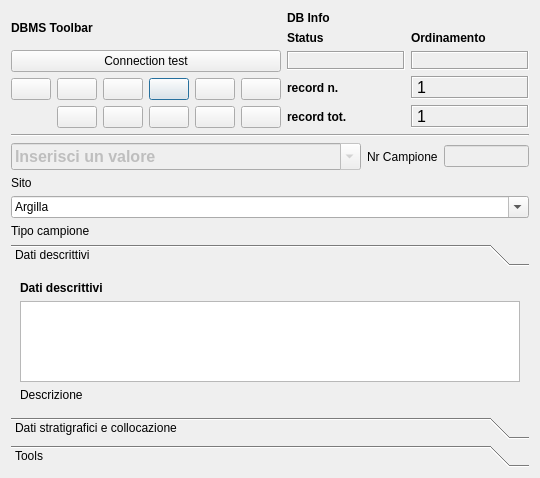
<?xml version="1.0" encoding="UTF-8"?>
<ui version="4.0">
 <class>DialogCampioni</class>
 <widget class="QDialog" name="DialogCampioni">
  <property name="geometry">
   <rect>
    <x>0</x>
    <y>0</y>
    <width>540</width>
    <height>478</height>
   </rect>
  </property>
  <property name="minimumSize">
   <size>
    <width>540</width>
    <height>400</height>
   </size>
  </property>
  <property name="windowTitle">
   <string>pyArchInit Gestione Scavi - Scheda Campioni</string>
  </property>
  <property name="windowIcon">
   <iconset resource="resources.qrc">
    <normaloff>:/images/iconSite.png</normaloff>:/images/iconSite.png</iconset>
  </property>
  <layout class="QGridLayout" name="gridLayout_7">
   <item row="0" column="1" colspan="3">
    <layout class="QGridLayout" name="gridLayout_2">
     <item row="0" column="0">
      <widget class="QLabel" name="label_29">
       <property name="font">
        <font>
         <weight>75</weight>
         <bold>true</bold>
        </font>
       </property>
       <property name="text">
        <string>DBMS Toolbar</string>
       </property>
      </widget>
     </item>
     <item row="0" column="1" rowspan="3">
      <layout class="QGridLayout" name="gridLayout_5">
       <item row="0" column="0">
        <widget class="QLabel" name="label_42">
         <property name="font">
          <font>
           <weight>75</weight>
           <bold>true</bold>
          </font>
         </property>
         <property name="autoFillBackground">
          <bool>true</bool>
         </property>
         <property name="text">
          <string>DB Info</string>
         </property>
        </widget>
       </item>
       <item row="1" column="0">
        <layout class="QGridLayout" name="gridLayout_4">
         <item row="0" column="1">
          <widget class="QLabel" name="label_43">
           <property name="font">
            <font>
             <pointsize>9</pointsize>
             <weight>75</weight>
             <bold>true</bold>
            </font>
           </property>
           <property name="text">
            <string>Ordinamento</string>
           </property>
           <property name="margin">
            <number>0</number>
           </property>
          </widget>
         </item>
         <item row="1" column="0">
          <widget class="QLabel" name="label_status">
           <property name="minimumSize">
            <size>
             <width>40</width>
             <height>0</height>
            </size>
           </property>
           <property name="font">
            <font>
             <pointsize>10</pointsize>
             <weight>75</weight>
             <bold>true</bold>
            </font>
           </property>
           <property name="cursor">
            <cursorShape>ForbiddenCursor</cursorShape>
           </property>
           <property name="mouseTracking">
            <bool>false</bool>
           </property>
           <property name="contextMenuPolicy">
            <enum>Qt::DefaultContextMenu</enum>
           </property>
           <property name="frameShape">
            <enum>QFrame::Box</enum>
           </property>
           <property name="frameShadow">
            <enum>QFrame::Sunken</enum>
           </property>
           <property name="text">
            <string/>
           </property>
           <property name="alignment">
            <set>Qt::AlignCenter</set>
           </property>
           <property name="margin">
            <number>0</number>
           </property>
          </widget>
         </item>
         <item row="1" column="1">
          <widget class="QLabel" name="label_sort">
           <property name="font">
            <font>
             <pointsize>10</pointsize>
             <weight>75</weight>
             <bold>true</bold>
            </font>
           </property>
           <property name="cursor">
            <cursorShape>ForbiddenCursor</cursorShape>
           </property>
           <property name="mouseTracking">
            <bool>false</bool>
           </property>
           <property name="contextMenuPolicy">
            <enum>Qt::DefaultContextMenu</enum>
           </property>
           <property name="frameShape">
            <enum>QFrame::Box</enum>
           </property>
           <property name="frameShadow">
            <enum>QFrame::Sunken</enum>
           </property>
           <property name="text">
            <string/>
           </property>
           <property name="alignment">
            <set>Qt::AlignCenter</set>
           </property>
           <property name="margin">
            <number>0</number>
           </property>
          </widget>
         </item>
         <item row="0" column="0">
          <widget class="QLabel" name="label_34">
           <property name="font">
            <font>
             <pointsize>9</pointsize>
             <weight>75</weight>
             <bold>true</bold>
            </font>
           </property>
           <property name="text">
            <string>Status</string>
           </property>
           <property name="margin">
            <number>0</number>
           </property>
          </widget>
         </item>
        </layout>
       </item>
       <item row="2" column="0">
        <layout class="QGridLayout" name="gridLayout_3">
         <item row="0" column="0">
          <widget class="QLabel" name="label_27">
           <property name="font">
            <font>
             <pointsize>9</pointsize>
             <weight>75</weight>
             <bold>true</bold>
            </font>
           </property>
           <property name="text">
            <string>record n.</string>
           </property>
           <property name="margin">
            <number>0</number>
           </property>
          </widget>
         </item>
         <item row="0" column="1">
          <widget class="QLabel" name="label_rec_corrente">
           <property name="font">
            <font>
             <family>Microsoft Sans Serif</family>
             <pointsize>12</pointsize>
            </font>
           </property>
           <property name="cursor">
            <cursorShape>ForbiddenCursor</cursorShape>
           </property>
           <property name="mouseTracking">
            <bool>false</bool>
           </property>
           <property name="contextMenuPolicy">
            <enum>Qt::DefaultContextMenu</enum>
           </property>
           <property name="frameShape">
            <enum>QFrame::Box</enum>
           </property>
           <property name="frameShadow">
            <enum>QFrame::Sunken</enum>
           </property>
           <property name="text">
            <string>1</string>
           </property>
          </widget>
         </item>
         <item row="1" column="0">
          <widget class="QLabel" name="label_28">
           <property name="font">
            <font>
             <pointsize>9</pointsize>
             <weight>75</weight>
             <bold>true</bold>
            </font>
           </property>
           <property name="text">
            <string>record tot.</string>
           </property>
           <property name="margin">
            <number>0</number>
           </property>
          </widget>
         </item>
         <item row="1" column="1">
          <widget class="QLabel" name="label_rec_tot">
           <property name="font">
            <font>
             <family>Microsoft Sans Serif</family>
             <pointsize>12</pointsize>
            </font>
           </property>
           <property name="cursor">
            <cursorShape>ForbiddenCursor</cursorShape>
           </property>
           <property name="mouseTracking">
            <bool>false</bool>
           </property>
           <property name="contextMenuPolicy">
            <enum>Qt::DefaultContextMenu</enum>
           </property>
           <property name="frameShape">
            <enum>QFrame::Box</enum>
           </property>
           <property name="frameShadow">
            <enum>QFrame::Sunken</enum>
           </property>
           <property name="text">
            <string>1</string>
           </property>
          </widget>
         </item>
        </layout>
       </item>
      </layout>
     </item>
     <item row="2" column="0">
      <layout class="QGridLayout" name="gridLayout">
       <item row="0" column="5">
        <widget class="QPushButton" name="pushButton_last_rec">
         <property name="toolTip">
          <string>Last rec</string>
         </property>
         <property name="text">
          <string/>
         </property>
         <property name="icon">
          <iconset resource="resources.qrc">
           <normaloff>:/images/7_rightArrows.png</normaloff>:/images/7_rightArrows.png</iconset>
         </property>
        </widget>
       </item>
       <item row="0" column="6">
        <widget class="QPushButton" name="pushButton_new_rec">
         <property name="font">
          <font>
           <pointsize>9</pointsize>
          </font>
         </property>
         <property name="toolTip">
          <string>New record</string>
         </property>
         <property name="text">
          <string/>
         </property>
         <property name="icon">
          <iconset resource="resources.qrc">
           <normaloff>:/images/newrec.png</normaloff>:/images/newrec.png</iconset>
         </property>
        </widget>
       </item>
       <item row="0" column="7">
        <widget class="QPushButton" name="pushButton_save">
         <property name="font">
          <font>
           <pointsize>9</pointsize>
          </font>
         </property>
         <property name="toolTip">
          <string>Save</string>
         </property>
         <property name="text">
          <string/>
         </property>
         <property name="icon">
          <iconset resource="resources.qrc">
           <normaloff>:/images/b_save.png</normaloff>:/images/b_save.png</iconset>
         </property>
         <property name="autoDefault">
          <bool>false</bool>
         </property>
        </widget>
       </item>
       <item row="1" column="4">
        <widget class="QPushButton" name="pushButton_new_search">
         <property name="font">
          <font>
           <pointsize>9</pointsize>
          </font>
         </property>
         <property name="toolTip">
          <string>new search</string>
         </property>
         <property name="text">
          <string/>
         </property>
         <property name="icon">
          <iconset resource="resources.qrc">
           <normaloff>:/images/new_search.png</normaloff>:/images/new_search.png</iconset>
         </property>
        </widget>
       </item>
       <item row="1" column="5">
        <widget class="QPushButton" name="pushButton_search_go">
         <property name="font">
          <font>
           <pointsize>9</pointsize>
          </font>
         </property>
         <property name="toolTip">
          <string>search !!!</string>
         </property>
         <property name="text">
          <string/>
         </property>
         <property name="icon">
          <iconset resource="resources.qrc">
           <normaloff>:/images/search.png</normaloff>:/images/search.png</iconset>
         </property>
        </widget>
       </item>
       <item row="1" column="6">
        <widget class="QPushButton" name="pushButton_sort">
         <property name="font">
          <font>
           <pointsize>9</pointsize>
          </font>
         </property>
         <property name="toolTip">
          <string>Order by</string>
         </property>
         <property name="text">
          <string/>
         </property>
         <property name="icon">
          <iconset resource="resources.qrc">
           <normaloff>:/images/sort.png</normaloff>:/images/sort.png</iconset>
         </property>
        </widget>
       </item>
       <item row="1" column="7">
        <widget class="QPushButton" name="pushButton_view_all">
         <property name="font">
          <font>
           <pointsize>9</pointsize>
          </font>
         </property>
         <property name="toolTip">
          <string>View alls records</string>
         </property>
         <property name="text">
          <string/>
         </property>
         <property name="icon">
          <iconset resource="resources.qrc">
           <normaloff>:/images/view_all.png</normaloff>:/images/view_all.png</iconset>
         </property>
        </widget>
       </item>
       <item row="0" column="4">
        <widget class="QPushButton" name="pushButton_next_rec">
         <property name="toolTip">
          <string>Next rec</string>
         </property>
         <property name="text">
          <string/>
         </property>
         <property name="icon">
          <iconset resource="resources.qrc">
           <normaloff>:/images/6_rightArrow.png</normaloff>:/images/6_rightArrow.png</iconset>
         </property>
        </widget>
       </item>
       <item row="0" column="3">
        <widget class="QPushButton" name="pushButton_prev_rec">
         <property name="maximumSize">
          <size>
           <width>75</width>
           <height>16777215</height>
          </size>
         </property>
         <property name="toolTip">
          <string>Prev rec</string>
         </property>
         <property name="text">
          <string/>
         </property>
         <property name="icon">
          <iconset resource="resources.qrc">
           <normaloff>:/images/4_leftArrow.png</normaloff>:/images/4_leftArrow.png</iconset>
         </property>
        </widget>
       </item>
       <item row="0" column="2">
        <widget class="QPushButton" name="pushButton_first_rec">
         <property name="toolTip">
          <string>First rec</string>
         </property>
         <property name="text">
          <string/>
         </property>
         <property name="icon">
          <iconset resource="resources.qrc">
           <normaloff>:/images/5_leftArrows.png</normaloff>:/images/5_leftArrows.png</iconset>
         </property>
        </widget>
       </item>
       <item row="1" column="3">
        <widget class="QPushButton" name="pushButton_delete">
         <property name="maximumSize">
          <size>
           <width>75</width>
           <height>16777215</height>
          </size>
         </property>
         <property name="font">
          <font>
           <pointsize>9</pointsize>
          </font>
         </property>
         <property name="toolTip">
          <string>Delete record</string>
         </property>
         <property name="text">
          <string/>
         </property>
         <property name="icon">
          <iconset resource="resources.qrc">
           <normaloff>:/images/delete.png</normaloff>:/images/delete.png</iconset>
         </property>
        </widget>
       </item>
      </layout>
     </item>
     <item row="1" column="0">
      <widget class="QPushButton" name="pushButton_connect">
       <property name="text">
        <string>Connection test</string>
       </property>
      </widget>
     </item>
    </layout>
   </item>
   <item row="1" column="1" colspan="3">
    <widget class="Line" name="line_8">
     <property name="font">
      <font>
       <weight>75</weight>
       <bold>true</bold>
      </font>
     </property>
     <property name="orientation">
      <enum>Qt::Horizontal</enum>
     </property>
    </widget>
   </item>
   <item row="2" column="1">
    <widget class="QComboBox" name="comboBox_sito">
     <property name="enabled">
      <bool>false</bool>
     </property>
     <property name="minimumSize">
      <size>
       <width>350</width>
       <height>0</height>
      </size>
     </property>
     <property name="font">
      <font>
       <pointsize>12</pointsize>
       <weight>75</weight>
       <bold>true</bold>
      </font>
     </property>
     <property name="mouseTracking">
      <bool>true</bool>
     </property>
     <property name="editable">
      <bool>true</bool>
     </property>
     <property name="maxVisibleItems">
      <number>99999</number>
     </property>
     <property name="maxCount">
      <number>2147483647</number>
     </property>
     <item>
      <property name="text">
       <string>Inserisci un valore</string>
      </property>
     </item>
    </widget>
   </item>
   <item row="2" column="3">
    <widget class="QLineEdit" name="lineEdit_nr_campione">
     <property name="enabled">
      <bool>false</bool>
     </property>
     <property name="minimumSize">
      <size>
       <width>0</width>
       <height>0</height>
      </size>
     </property>
     <property name="maximumSize">
      <size>
       <width>16777215</width>
       <height>16777215</height>
      </size>
     </property>
    </widget>
   </item>
   <item row="4" column="1" colspan="3">
    <layout class="QVBoxLayout" name="verticalLayout">
     <item>
      <widget class="QComboBox" name="comboBox_tipo_campione">
       <property name="editable">
        <bool>true</bool>
       </property>
       <item>
        <property name="text">
         <string>Argilla</string>
        </property>
       </item>
       <item>
        <property name="text">
         <string>Calce</string>
        </property>
       </item>
       <item>
        <property name="text">
         <string>Carbone</string>
        </property>
       </item>
       <item>
        <property name="text">
         <string>Cocciopesto</string>
        </property>
       </item>
       <item>
        <property name="text">
         <string>Concotto</string>
        </property>
       </item>
       <item>
        <property name="text">
         <string>Intonaco</string>
        </property>
       </item>
       <item>
        <property name="text">
         <string>Laterizio</string>
        </property>
       </item>
       <item>
        <property name="text">
         <string>Legno</string>
        </property>
       </item>
       <item>
        <property name="text">
         <string>Minerale</string>
        </property>
       </item>
       <item>
        <property name="text">
         <string>Malta</string>
        </property>
       </item>
       <item>
        <property name="text">
         <string>Ossa</string>
        </property>
       </item>
       <item>
        <property name="text">
         <string>Ossa combuste</string>
        </property>
       </item>
       <item>
        <property name="text">
         <string>Pietrisco</string>
        </property>
       </item>
       <item>
        <property name="text">
         <string>Scoria</string>
        </property>
       </item>
       <item>
        <property name="text">
         <string>Scoria di ceramica</string>
        </property>
       </item>
       <item>
        <property name="text">
         <string>Scoria di metallo</string>
        </property>
       </item>
       <item>
        <property name="text">
         <string>Scoria di vetro</string>
        </property>
       </item>
       <item>
        <property name="text">
         <string>Terra</string>
        </property>
       </item>
       <item>
        <property name="text">
         <string>Terra e carboni</string>
        </property>
       </item>
      </widget>
     </item>
     <item>
      <widget class="QLabel" name="label_2">
       <property name="text">
        <string>Tipo campione</string>
       </property>
      </widget>
     </item>
    </layout>
   </item>
   <item row="5" column="1" colspan="3">
    <widget class="QToolBox" name="toolBox">
     <property name="currentIndex">
      <number>0</number>
     </property>
     <widget class="QWidget" name="page">
      <property name="geometry">
       <rect>
        <x>0</x>
        <y>0</y>
        <width>522</width>
        <height>146</height>
       </rect>
      </property>
      <attribute name="label">
       <string>Dati descrittivi</string>
      </attribute>
      <layout class="QGridLayout" name="gridLayout_9">
       <item row="1" column="0">
        <layout class="QVBoxLayout" name="verticalLayout_3">
         <item>
          <widget class="QLabel" name="label_13">
           <property name="font">
            <font>
             <weight>75</weight>
             <bold>true</bold>
            </font>
           </property>
           <property name="text">
            <string>Dati descrittivi</string>
           </property>
          </widget>
         </item>
         <item>
          <widget class="QTextEdit" name="textEdit_descrizione_camp">
           <property name="minimumSize">
            <size>
             <width>0</width>
             <height>20</height>
            </size>
           </property>
           <property name="maximumSize">
            <size>
             <width>16777215</width>
             <height>16000000</height>
            </size>
           </property>
           <property name="font">
            <font>
             <pointsize>10</pointsize>
            </font>
           </property>
          </widget>
         </item>
        </layout>
       </item>
       <item row="2" column="0">
        <widget class="QLabel" name="label_6">
         <property name="text">
          <string>Descrizione </string>
         </property>
        </widget>
       </item>
      </layout>
     </widget>
     <widget class="QWidget" name="page_4">
      <property name="geometry">
       <rect>
        <x>0</x>
        <y>0</y>
        <width>505</width>
        <height>186</height>
       </rect>
      </property>
      <attribute name="label">
       <string>Dati stratigrafici e collocazione</string>
      </attribute>
      <layout class="QGridLayout" name="gridLayout_6">
       <item row="0" column="0" colspan="4">
        <widget class="QLabel" name="label_15">
         <property name="font">
          <font>
           <weight>75</weight>
           <bold>true</bold>
          </font>
         </property>
         <property name="text">
          <string>Riferimenti stratigraific e Inventario Materiali</string>
         </property>
        </widget>
       </item>
       <item row="7" column="3" rowspan="3">
        <widget class="QLabel" name="label_7">
         <property name="text">
          <string>Riferimento Nr. Inventario Materiale</string>
         </property>
        </widget>
       </item>
       <item row="7" column="4" rowspan="3">
        <widget class="QLineEdit" name="lineEdit_n_inv_mat"/>
       </item>
       <item row="10" column="0" colspan="5">
        <widget class="Line" name="line">
         <property name="orientation">
          <enum>Qt::Horizontal</enum>
         </property>
        </widget>
       </item>
       <item row="11" column="0" colspan="5">
        <layout class="QGridLayout" name="gridLayout_10">
         <item row="0" column="0">
          <widget class="QLabel" name="label_14">
           <property name="font">
            <font>
             <weight>75</weight>
             <bold>true</bold>
            </font>
           </property>
           <property name="text">
            <string>Riferimenti collocazione</string>
           </property>
          </widget>
         </item>
         <item row="1" column="0">
          <layout class="QGridLayout" name="gridLayout_8">
           <item row="0" column="0">
            <widget class="QLineEdit" name="lineEdit_luogo_conservazione">
             <property name="minimumSize">
              <size>
               <width>344</width>
               <height>0</height>
              </size>
             </property>
            </widget>
           </item>
           <item row="0" column="1">
            <widget class="QLineEdit" name="lineEdit_cassa">
             <property name="minimumSize">
              <size>
               <width>61</width>
               <height>0</height>
              </size>
             </property>
            </widget>
           </item>
           <item row="1" column="0">
            <widget class="QLabel" name="label_11">
             <property name="text">
              <string>Luogo di conservazione</string>
             </property>
            </widget>
           </item>
           <item row="1" column="1">
            <widget class="QLabel" name="label_12">
             <property name="text">
              <string>Cassa</string>
             </property>
            </widget>
           </item>
          </layout>
         </item>
        </layout>
       </item>
       <item row="2" column="0">
        <widget class="QLabel" name="label_4">
         <property name="text">
          <string>Area</string>
         </property>
        </widget>
       </item>
       <item row="6" column="0">
        <widget class="QLabel" name="label_5">
         <property name="text">
          <string>US</string>
         </property>
        </widget>
       </item>
       <item row="2" column="2">
        <widget class="QLineEdit" name="lineEdit_area"/>
       </item>
       <item row="6" column="2">
        <widget class="QLineEdit" name="lineEdit_us"/>
       </item>
      </layout>
     </widget>
     <widget class="QWidget" name="page_3">
      <property name="geometry">
       <rect>
        <x>0</x>
        <y>0</y>
        <width>522</width>
        <height>116</height>
       </rect>
      </property>
      <attribute name="label">
       <string>Tools</string>
      </attribute>
      <layout class="QFormLayout" name="formLayout">
       <item row="0" column="0">
        <layout class="QHBoxLayout" name="horizontalLayout_2">
         <item>
          <widget class="QLabel" name="label_3">
           <property name="toolTip">
            <string>Carica tutti i layer per poter inserire nuove geometrie</string>
           </property>
           <property name="text">
            <string>..</string>
           </property>
          </widget>
         </item>
         <item>
          <widget class="QPushButton" name="pushButton_index_pdf">
           <property name="enabled">
            <bool>true</bool>
           </property>
           <property name="text">
            <string>Esporta elenco campioni PDF</string>
           </property>
          </widget>
         </item>
        </layout>
       </item>
       <item row="1" column="0">
        <layout class="QHBoxLayout" name="horizontalLayout_3">
         <item>
          <widget class="QLabel" name="label_8">
           <property name="toolTip">
            <string>Carica tutti layer che contengono geometrie relative a questo sito</string>
           </property>
           <property name="text">
            <string>..</string>
           </property>
          </widget>
         </item>
         <item>
          <widget class="QPushButton" name="pushButton_sites_geometry">
           <property name="enabled">
            <bool>false</bool>
           </property>
           <property name="text">
            <string>Carica</string>
           </property>
          </widget>
         </item>
        </layout>
       </item>
       <item row="2" column="0">
        <layout class="QHBoxLayout" name="horizontalLayout_4">
         <item>
          <widget class="QLabel" name="label_9">
           <property name="text">
            <string>...</string>
           </property>
          </widget>
         </item>
         <item>
          <widget class="QPushButton" name="pushButton_rel_pdf">
           <property name="enabled">
            <bool>false</bool>
           </property>
           <property name="text">
            <string>Esporta</string>
           </property>
          </widget>
         </item>
        </layout>
       </item>
      </layout>
     </widget>
    </widget>
   </item>
   <item row="2" column="2">
    <widget class="QLabel" name="label_10">
     <property name="text">
      <string>Nr Campione</string>
     </property>
    </widget>
   </item>
   <item row="3" column="1">
    <widget class="QLabel" name="label">
     <property name="text">
      <string>Sito</string>
     </property>
    </widget>
   </item>
  </layout>
 </widget>
 <resources>
  <include location="resources.qrc"/>
 </resources>
 <connections/>
</ui>
